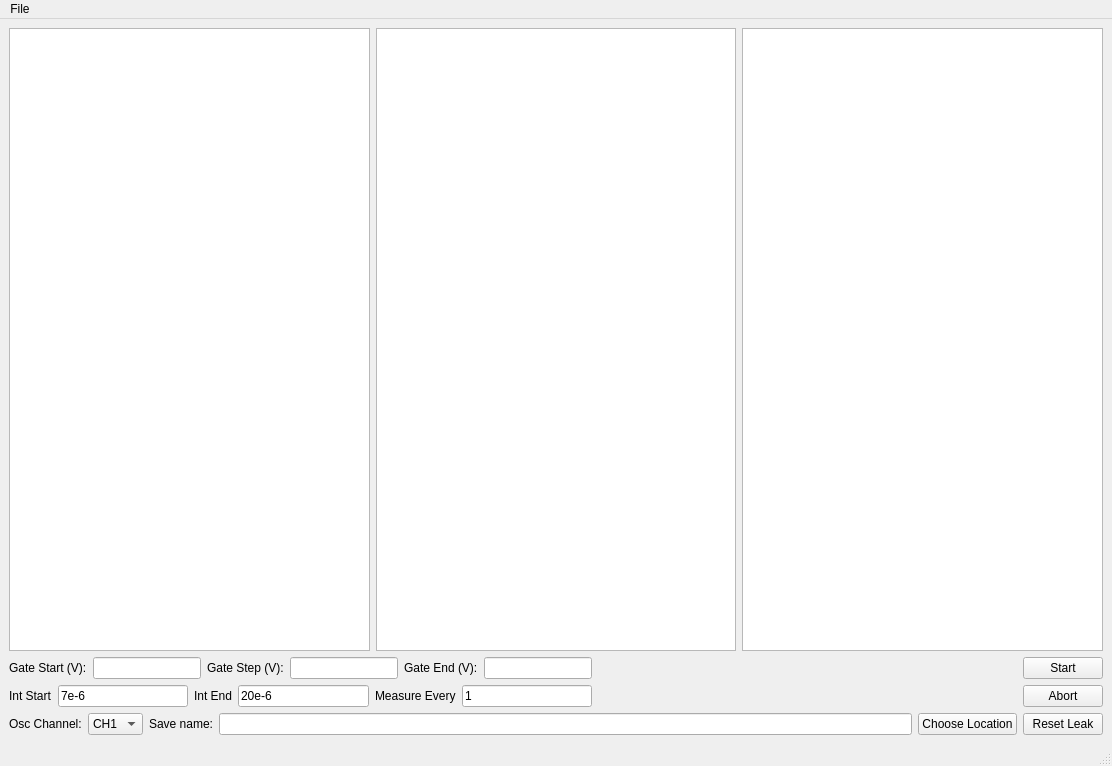
<?xml version="1.0" encoding="UTF-8"?>
<ui version="4.0">
 <class>MainWindow</class>
 <widget class="QMainWindow" name="MainWindow">
  <property name="geometry">
   <rect>
    <x>0</x>
    <y>0</y>
    <width>1112</width>
    <height>766</height>
   </rect>
  </property>
  <property name="windowTitle">
   <string>MainWindow</string>
  </property>
  <widget class="QWidget" name="centralwidget">
   <layout class="QVBoxLayout" name="verticalLayout_3">
    <item>
     <layout class="QHBoxLayout" name="horizontalLayout">
      <item>
       <widget class="PlotWidget" name="gLeakage"/>
      </item>
      <item>
       <widget class="PlotWidget" name="gOscilloscope"/>
      </item>
      <item>
       <widget class="PlotWidget" name="gValueVsV"/>
      </item>
     </layout>
    </item>
    <item>
     <layout class="QHBoxLayout" name="horizontalLayout_2">
      <item>
       <layout class="QVBoxLayout" name="verticalLayout_2">
        <item>
         <layout class="QHBoxLayout" name="horizontalLayout_4">
          <item>
           <widget class="QLabel" name="label">
            <property name="text">
             <string>Gate Start (V):</string>
            </property>
           </widget>
          </item>
          <item>
           <widget class="QLineEdit" name="tGateStart"/>
          </item>
          <item>
           <widget class="QLabel" name="label_2">
            <property name="text">
             <string>Gate Step (V):</string>
            </property>
           </widget>
          </item>
          <item>
           <widget class="QLineEdit" name="tGateStep"/>
          </item>
          <item>
           <widget class="QLabel" name="label_3">
            <property name="text">
             <string>Gate End (V):</string>
            </property>
           </widget>
          </item>
          <item>
           <widget class="QLineEdit" name="tGateEnd"/>
          </item>
         </layout>
        </item>
        <item>
         <layout class="QHBoxLayout" name="horizontalLayout_5">
          <item>
           <widget class="QLabel" name="label_6">
            <property name="text">
             <string>Int Start</string>
            </property>
           </widget>
          </item>
          <item>
           <widget class="QLineEdit" name="tIntStart">
            <property name="text">
             <string>7e-6</string>
            </property>
           </widget>
          </item>
          <item>
           <widget class="QLabel" name="label_7">
            <property name="text">
             <string>Int End</string>
            </property>
           </widget>
          </item>
          <item>
           <widget class="QLineEdit" name="tIntEnd">
            <property name="text">
             <string>20e-6</string>
            </property>
           </widget>
          </item>
          <item>
           <widget class="QLabel" name="label_8">
            <property name="text">
             <string>Measure Every</string>
            </property>
           </widget>
          </item>
          <item>
           <widget class="QLineEdit" name="tMeasureEvery">
            <property name="text">
             <string>1</string>
            </property>
           </widget>
          </item>
         </layout>
        </item>
       </layout>
      </item>
      <item>
       <spacer name="horizontalSpacer">
        <property name="orientation">
         <enum>Qt::Horizontal</enum>
        </property>
        <property name="sizeHint" stdset="0">
         <size>
          <width>40</width>
          <height>20</height>
         </size>
        </property>
       </spacer>
      </item>
      <item>
       <layout class="QVBoxLayout" name="verticalLayout">
        <item>
         <widget class="QPushButton" name="bStartScan">
          <property name="text">
           <string>Start</string>
          </property>
         </widget>
        </item>
        <item>
         <widget class="QPushButton" name="bAbortScan">
          <property name="text">
           <string>Abort</string>
          </property>
         </widget>
        </item>
       </layout>
      </item>
     </layout>
    </item>
    <item>
     <layout class="QHBoxLayout" name="horizontalLayout_3">
      <item>
       <widget class="QLabel" name="label_5">
        <property name="text">
         <string>Osc Channel:</string>
        </property>
       </widget>
      </item>
      <item>
       <widget class="QComboBox" name="cChannelPicker">
        <item>
         <property name="text">
          <string>CH1</string>
         </property>
        </item>
        <item>
         <property name="text">
          <string>CH2</string>
         </property>
        </item>
        <item>
         <property name="text">
          <string>CH3</string>
         </property>
        </item>
        <item>
         <property name="text">
          <string>CH4</string>
         </property>
        </item>
       </widget>
      </item>
      <item>
       <widget class="QLabel" name="label_4">
        <property name="text">
         <string>Save name:</string>
        </property>
       </widget>
      </item>
      <item>
       <widget class="QLineEdit" name="tSave"/>
      </item>
      <item>
       <widget class="QPushButton" name="bSaveDirectory">
        <property name="text">
         <string>Choose Location</string>
        </property>
       </widget>
      </item>
      <item>
       <widget class="QPushButton" name="bResetLeak">
        <property name="text">
         <string>Reset Leak</string>
        </property>
       </widget>
      </item>
     </layout>
    </item>
   </layout>
  </widget>
  <widget class="QMenuBar" name="menubar">
   <property name="geometry">
    <rect>
     <x>0</x>
     <y>0</y>
     <width>1112</width>
     <height>21</height>
    </rect>
   </property>
   <widget class="QMenu" name="menuFile">
    <property name="title">
     <string>File</string>
    </property>
    <addaction name="mFileUpdate"/>
    <addaction name="mFileExit"/>
   </widget>
   <addaction name="menuFile"/>
  </widget>
  <widget class="QStatusBar" name="statusbar"/>
  <action name="mFileExit">
   <property name="text">
    <string>Exit</string>
   </property>
  </action>
  <action name="mFileUpdate">
   <property name="text">
    <string>Update Scope</string>
   </property>
  </action>
 </widget>
 <customwidgets>
  <customwidget>
   <class>PlotWidget</class>
   <extends>QGraphicsView</extends>
   <header>pyqtgraph</header>
  </customwidget>
 </customwidgets>
 <resources/>
 <connections/>
</ui>
